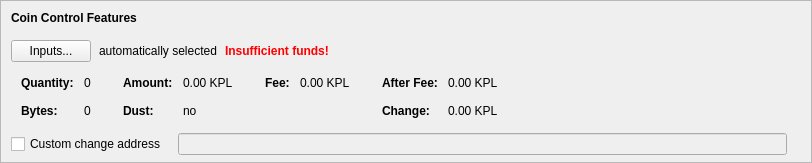
    <widget class="QFrame" name="frameCoinControl">
     <property name="sizePolicy">
      <sizepolicy hsizetype="Expanding" vsizetype="Expanding">
       <horstretch>0</horstretch>
       <verstretch>0</verstretch>
      </sizepolicy>
     </property>
     <property name="maximumSize">
      <size>
       <width>16777215</width>
       <height>16777215</height>
      </size>
     </property>
     <property name="frameShape">
      <enum>QFrame::StyledPanel</enum>
     </property>
     <property name="frameShadow">
      <enum>QFrame::Sunken</enum>
     </property>
     <layout class="QVBoxLayout" name="verticalLayoutCoinControl2">
      <property name="spacing">
       <number>0</number>
      </property>
      <property name="leftMargin">
       <number>0</number>
      </property>
      <property name="topMargin">
       <number>0</number>
      </property>
      <property name="rightMargin">
       <number>0</number>
      </property>
      <property name="bottomMargin">
       <number>6</number>
      </property>
      <item>
       <layout class="QVBoxLayout" name="verticalLayoutCoinControl" stretch="0,0,0,0,1">
        <property name="spacing">
         <number>0</number>
        </property>
        <property name="leftMargin">
         <number>10</number>
        </property>
        <property name="topMargin">
         <number>10</number>
        </property>
        <item>
         <layout class="QHBoxLayout" name="horizontalLayoutCoinControl1">
          <property name="bottomMargin">
           <number>15</number>
          </property>
          <item>
           <widget class="QLabel" name="labelCoinControlFeatures">
            <property name="sizePolicy">
             <sizepolicy hsizetype="Preferred" vsizetype="Maximum">
              <horstretch>0</horstretch>
              <verstretch>0</verstretch>
             </sizepolicy>
            </property>
            <property name="font">
             <font>
              <weight>75</weight>
              <bold>true</bold>
             </font>
            </property>
            <property name="styleSheet">
             <string notr="true">font-weight:bold;</string>
            </property>
            <property name="text">
             <string>Coin Control Features</string>
            </property>
           </widget>
          </item>
         </layout>
        </item>
        <item>
         <layout class="QHBoxLayout" name="horizontalLayoutCoinControl2" stretch="0,0,0,0">
          <property name="spacing">
           <number>8</number>
          </property>
          <property name="bottomMargin">
           <number>10</number>
          </property>
          <item>
           <widget class="QPushButton" name="pushButtonCoinControl">
            <property name="styleSheet">
             <string notr="true"/>
            </property>
            <property name="text">
             <string>Inputs...</string>
            </property>
            <property name="autoDefault">
             <bool>false</bool>
            </property>
           </widget>
          </item>
          <item>
           <widget class="QLabel" name="labelCoinControlAutomaticallySelected">
            <property name="text">
             <string>automatically selected</string>
            </property>
            <property name="margin">
             <number>5</number>
            </property>
           </widget>
          </item>
          <item>
           <widget class="QLabel" name="labelCoinControlInsuffFunds">
            <property name="font">
             <font>
              <weight>75</weight>
              <bold>true</bold>
             </font>
            </property>
            <property name="styleSheet">
             <string notr="true">color:red;font-weight:bold;</string>
            </property>
            <property name="text">
             <string>Insufficient funds!</string>
            </property>
            <property name="margin">
             <number>5</number>
            </property>
           </widget>
          </item>
          <item>
           <spacer name="horizontalSpacerCoinControl">
            <property name="orientation">
             <enum>Qt::Horizontal</enum>
            </property>
            <property name="sizeHint" stdset="0">
             <size>
              <width>40</width>
              <height>1</height>
             </size>
            </property>
           </spacer>
          </item>
         </layout>
        </item>
        <item>
         <widget class="QWidget" name="widgetCoinControl" native="true">
          <property name="sizePolicy">
           <sizepolicy hsizetype="Preferred" vsizetype="Preferred">
            <horstretch>0</horstretch>
            <verstretch>0</verstretch>
           </sizepolicy>
          </property>
          <property name="minimumSize">
           <size>
            <width>0</width>
            <height>0</height>
           </size>
          </property>
          <property name="styleSheet">
           <string notr="true"/>
          </property>
          <layout class="QHBoxLayout" name="horizontalLayoutCoinControl5">
           <property name="leftMargin">
            <number>0</number>
           </property>
           <property name="topMargin">
            <number>0</number>
           </property>
           <property name="rightMargin">
            <number>0</number>
           </property>
           <property name="bottomMargin">
            <number>0</number>
           </property>
           <item>
            <layout class="QHBoxLayout" name="horizontalLayoutCoinControl3" stretch="0,0,0,1">
             <property name="spacing">
              <number>20</number>
             </property>
             <property name="topMargin">
              <number>0</number>
             </property>
             <property name="bottomMargin">
              <number>10</number>
             </property>
             <item>
              <layout class="QFormLayout" name="formLayoutCoinControl1">
               <property name="horizontalSpacing">
                <number>10</number>
               </property>
               <property name="verticalSpacing">
                <number>14</number>
               </property>
               <property name="leftMargin">
                <number>10</number>
               </property>
               <property name="topMargin">
                <number>4</number>
               </property>
               <property name="rightMargin">
                <number>6</number>
               </property>
               <item row="0" column="0">
                <widget class="QLabel" name="labelCoinControlQuantityText">
                 <property name="font">
                  <font>
                   <weight>75</weight>
                   <bold>true</bold>
                  </font>
                 </property>
                 <property name="text">
                  <string>Quantity:</string>
                 </property>
                 <property name="margin">
                  <number>0</number>
                 </property>
                </widget>
               </item>
               <item row="0" column="1">
                <widget class="QLabel" name="labelCoinControlQuantity">
                 <property name="cursor">
                  <cursorShape>IBeamCursor</cursorShape>
                 </property>
                 <property name="contextMenuPolicy">
                  <enum>Qt::ActionsContextMenu</enum>
                 </property>
                 <property name="text">
                  <string notr="true">0</string>
                 </property>
                 <property name="margin">
                  <number>0</number>
                 </property>
                 <property name="textInteractionFlags">
                  <set>Qt::LinksAccessibleByMouse|Qt::TextSelectableByKeyboard|Qt::TextSelectableByMouse</set>
                 </property>
                </widget>
               </item>
               <item row="1" column="0">
                <widget class="QLabel" name="labelCoinControlBytesText">
                 <property name="font">
                  <font>
                   <weight>75</weight>
                   <bold>true</bold>
                  </font>
                 </property>
                 <property name="text">
                  <string>Bytes:</string>
                 </property>
                </widget>
               </item>
               <item row="1" column="1">
                <widget class="QLabel" name="labelCoinControlBytes">
                 <property name="cursor">
                  <cursorShape>IBeamCursor</cursorShape>
                 </property>
                 <property name="contextMenuPolicy">
                  <enum>Qt::ActionsContextMenu</enum>
                 </property>
                 <property name="text">
                  <string notr="true">0</string>
                 </property>
                 <property name="textInteractionFlags">
                  <set>Qt::LinksAccessibleByMouse|Qt::TextSelectableByKeyboard|Qt::TextSelectableByMouse</set>
                 </property>
                </widget>
               </item>
              </layout>
             </item>
             <item>
              <layout class="QFormLayout" name="formLayoutCoinControl2">
               <property name="horizontalSpacing">
                <number>10</number>
               </property>
               <property name="verticalSpacing">
                <number>14</number>
               </property>
               <property name="leftMargin">
                <number>6</number>
               </property>
               <property name="topMargin">
                <number>4</number>
               </property>
               <property name="rightMargin">
                <number>6</number>
               </property>
               <item row="0" column="0">
                <widget class="QLabel" name="labelCoinControlAmountText">
                 <property name="font">
                  <font>
                   <weight>75</weight>
                   <bold>true</bold>
                  </font>
                 </property>
                 <property name="text">
                  <string>Amount:</string>
                 </property>
                 <property name="margin">
                  <number>0</number>
                 </property>
                </widget>
               </item>
               <item row="0" column="1">
                <widget class="QLabel" name="labelCoinControlAmount">
                 <property name="cursor">
                  <cursorShape>IBeamCursor</cursorShape>
                 </property>
                 <property name="contextMenuPolicy">
                  <enum>Qt::ActionsContextMenu</enum>
                 </property>
                 <property name="text">
                  <string notr="true">0.00 KPL</string>
                 </property>
                 <property name="textInteractionFlags">
                  <set>Qt::LinksAccessibleByMouse|Qt::TextSelectableByKeyboard|Qt::TextSelectableByMouse</set>
                 </property>
                </widget>
               </item>
               <item row="1" column="0">
                <widget class="QLabel" name="labelCoinControlLowOutputText">
                 <property name="font">
                  <font>
                   <weight>75</weight>
                   <bold>true</bold>
                  </font>
                 </property>
                 <property name="text">
                  <string>Dust:</string>
                 </property>
                </widget>
               </item>
               <item row="1" column="1">
                <widget class="QLabel" name="labelCoinControlLowOutput">
                 <property name="cursor">
                  <cursorShape>IBeamCursor</cursorShape>
                 </property>
                 <property name="contextMenuPolicy">
                  <enum>Qt::ActionsContextMenu</enum>
                 </property>
                 <property name="text">
                  <string notr="true">no</string>
                 </property>
                 <property name="textInteractionFlags">
                  <set>Qt::LinksAccessibleByMouse|Qt::TextSelectableByKeyboard|Qt::TextSelectableByMouse</set>
                 </property>
                </widget>
               </item>
              </layout>
             </item>
             <item>
              <layout class="QFormLayout" name="formLayoutCoinControl3">
               <property name="horizontalSpacing">
                <number>10</number>
               </property>
               <property name="verticalSpacing">
                <number>14</number>
               </property>
               <property name="leftMargin">
                <number>6</number>
               </property>
               <property name="topMargin">
                <number>4</number>
               </property>
               <property name="rightMargin">
                <number>6</number>
               </property>
               <item row="0" column="0">
                <widget class="QLabel" name="labelCoinControlFeeText">
                 <property name="font">
                  <font>
                   <weight>75</weight>
                   <bold>true</bold>
                  </font>
                 </property>
                 <property name="text">
                  <string>Fee:</string>
                 </property>
                 <property name="margin">
                  <number>0</number>
                 </property>
                </widget>
               </item>
               <item row="0" column="1">
                <widget class="QLabel" name="labelCoinControlFee">
                 <property name="cursor">
                  <cursorShape>IBeamCursor</cursorShape>
                 </property>
                 <property name="contextMenuPolicy">
                  <enum>Qt::ActionsContextMenu</enum>
                 </property>
                 <property name="text">
                  <string notr="true">0.00 KPL</string>
                 </property>
                 <property name="textInteractionFlags">
                  <set>Qt::LinksAccessibleByMouse|Qt::TextSelectableByKeyboard|Qt::TextSelectableByMouse</set>
                 </property>
                </widget>
               </item>
              </layout>
             </item>
             <item>
              <layout class="QFormLayout" name="formLayoutCoinControl4">
               <property name="horizontalSpacing">
                <number>10</number>
               </property>
               <property name="verticalSpacing">
                <number>14</number>
               </property>
               <property name="leftMargin">
                <number>6</number>
               </property>
               <property name="topMargin">
                <number>4</number>
               </property>
               <property name="rightMargin">
                <number>6</number>
               </property>
               <item row="0" column="0">
                <widget class="QLabel" name="labelCoinControlAfterFeeText">
                 <property name="font">
                  <font>
                   <weight>75</weight>
                   <bold>true</bold>
                  </font>
                 </property>
                 <property name="text">
                  <string>After Fee:</string>
                 </property>
                 <property name="margin">
                  <number>0</number>
                 </property>
                </widget>
               </item>
               <item row="0" column="1">
                <widget class="QLabel" name="labelCoinControlAfterFee">
                 <property name="cursor">
                  <cursorShape>IBeamCursor</cursorShape>
                 </property>
                 <property name="contextMenuPolicy">
                  <enum>Qt::ActionsContextMenu</enum>
                 </property>
                 <property name="text">
                  <string notr="true">0.00 KPL</string>
                 </property>
                 <property name="textInteractionFlags">
                  <set>Qt::LinksAccessibleByMouse|Qt::TextSelectableByKeyboard|Qt::TextSelectableByMouse</set>
                 </property>
                </widget>
               </item>
               <item row="1" column="0">
                <widget class="QLabel" name="labelCoinControlChangeText">
                 <property name="font">
                  <font>
                   <weight>75</weight>
                   <bold>true</bold>
                  </font>
                 </property>
                 <property name="text">
                  <string>Change:</string>
                 </property>
                </widget>
               </item>
               <item row="1" column="1">
                <widget class="QLabel" name="labelCoinControlChange">
                 <property name="cursor">
                  <cursorShape>IBeamCursor</cursorShape>
                 </property>
                 <property name="contextMenuPolicy">
                  <enum>Qt::ActionsContextMenu</enum>
                 </property>
                 <property name="text">
                  <string notr="true">0.00 KPL</string>
                 </property>
                 <property name="textInteractionFlags">
                  <set>Qt::LinksAccessibleByMouse|Qt::TextSelectableByKeyboard|Qt::TextSelectableByMouse</set>
                 </property>
                </widget>
               </item>
              </layout>
             </item>
            </layout>
           </item>
          </layout>
         </widget>
        </item>
        <item>
         <layout class="QHBoxLayout" name="horizontalLayoutCoinControl4" stretch="0,0,0">
          <property name="spacing">
           <number>12</number>
          </property>
          <property name="sizeConstraint">
           <enum>QLayout::SetDefaultConstraint</enum>
          </property>
          <property name="topMargin">
           <number>5</number>
          </property>
          <property name="rightMargin">
           <number>5</number>
          </property>
          <item>
           <widget class="QCheckBox" name="checkBoxCoinControlChange">
            <property name="toolTip">
             <string>If this is activated, but the change address is empty or invalid, change will be sent to a newly generated address.</string>
            </property>
            <property name="text">
             <string>Custom change address</string>
            </property>
           </widget>
          </item>
          <item>
           <widget class="QValidatedLineEdit" name="lineEditCoinControlChange">
            <property name="enabled">
             <bool>false</bool>
            </property>
            <property name="sizePolicy">
             <sizepolicy hsizetype="Expanding" vsizetype="Fixed">
              <horstretch>0</horstretch>
              <verstretch>0</verstretch>
             </sizepolicy>
            </property>
           </widget>
          </item>
          <item>
           <widget class="QLabel" name="labelCoinControlChangeLabel">
            <property name="sizePolicy">
             <sizepolicy hsizetype="Preferred" vsizetype="Expanding">
              <horstretch>0</horstretch>
              <verstretch>0</verstretch>
             </sizepolicy>
            </property>
            <property name="minimumSize">
             <size>
              <width>0</width>
              <height>0</height>
             </size>
            </property>
            <property name="text">
             <string/>
            </property>
            <property name="margin">
             <number>3</number>
            </property>
           </widget>
          </item>
         </layout>
        </item>
        <item>
         <spacer name="verticalSpacerCoinControl">
          <property name="orientation">
           <enum>Qt::Vertical</enum>
          </property>
          <property name="sizeHint" stdset="0">
           <size>
            <width>800</width>
            <height>1</height>
           </size>
          </property>
         </spacer>
        </item>
       </layout>
      </item>
     </layout>
    </widget>
